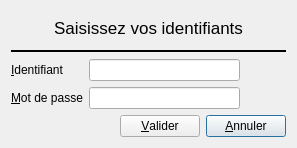
<?xml version="1.0" encoding="UTF-8"?>
<ui version="4.0">
 <class>C_Dlg_Login</class>
 <widget class="QDialog" name="C_Dlg_Login">
  <property name="geometry">
   <rect>
    <x>0</x>
    <y>0</y>
    <width>297</width>
    <height>148</height>
   </rect>
  </property>
  <property name="windowTitle">
   <string>Saisie des identifiants</string>
  </property>
  <layout class="QGridLayout" name="gridLayout_7">
   <item row="0" column="0">
    <widget class="QLabel" name="label_LoginTitle">
     <property name="font">
      <font>
       <pointsize>13</pointsize>
      </font>
     </property>
     <property name="text">
      <string>Saisissez vos identifiants</string>
     </property>
     <property name="alignment">
      <set>Qt::AlignCenter</set>
     </property>
    </widget>
   </item>
   <item row="1" column="0">
    <widget class="Line" name="line">
     <property name="frameShadow">
      <enum>QFrame::Plain</enum>
     </property>
     <property name="lineWidth">
      <number>2</number>
     </property>
     <property name="orientation">
      <enum>Qt::Horizontal</enum>
     </property>
    </widget>
   </item>
   <item row="2" column="0">
    <layout class="QGridLayout" name="gridLayout_4">
     <item row="0" column="0">
      <layout class="QGridLayout" name="gridLayout_3">
       <item row="0" column="0">
        <widget class="QLabel" name="label">
         <property name="text">
          <string>&amp;Identifiant </string>
         </property>
         <property name="buddy">
          <cstring>lineEdit_Login</cstring>
         </property>
        </widget>
       </item>
       <item row="1" column="0">
        <widget class="QLabel" name="label_2">
         <property name="text">
          <string>&amp;Mot de passe</string>
         </property>
         <property name="buddy">
          <cstring>lineEdit_Password</cstring>
         </property>
        </widget>
       </item>
      </layout>
     </item>
     <item row="0" column="1">
      <layout class="QGridLayout" name="gridLayout">
       <item row="0" column="0">
        <widget class="QLineEdit" name="lineEdit_Login">
         <property name="toolTip">
          <string>Saisie de l'identifiant</string>
         </property>
        </widget>
       </item>
       <item row="1" column="0">
        <widget class="QLineEdit" name="lineEdit_Password">
         <property name="toolTip">
          <string>Saisie du mot de passe</string>
         </property>
        </widget>
       </item>
      </layout>
     </item>
     <item row="0" column="2">
      <layout class="QGridLayout" name="gridLayout_2">
       <item row="0" column="0">
        <widget class="QPushButton" name="pushButton_LoginHideShow">
         <property name="toolTip">
          <string>Changer la visibilité du champ de saisie (aveugle / visible)</string>
         </property>
         <property name="text">
          <string/>
         </property>
         <property name="shortcut">
          <string>Alt+L</string>
         </property>
         <property name="flat">
          <bool>true</bool>
         </property>
        </widget>
       </item>
       <item row="1" column="0">
        <widget class="QPushButton" name="pushButton_PasswordHideShow">
         <property name="toolTip">
          <string>Changer la visibilité du champ de saisie (aveugle / visible)</string>
         </property>
         <property name="text">
          <string/>
         </property>
         <property name="shortcut">
          <string>Alt+P</string>
         </property>
         <property name="flat">
          <bool>true</bool>
         </property>
        </widget>
       </item>
      </layout>
     </item>
    </layout>
   </item>
   <item row="3" column="0">
    <layout class="QGridLayout" name="gridLayout_6">
     <item row="0" column="0">
      <spacer name="horizontalSpacer">
       <property name="orientation">
        <enum>Qt::Horizontal</enum>
       </property>
       <property name="sizeHint" stdset="0">
        <size>
         <width>148</width>
         <height>20</height>
        </size>
       </property>
      </spacer>
     </item>
     <item row="0" column="1">
      <layout class="QGridLayout" name="gridLayout_5">
       <item row="0" column="0">
        <widget class="QPushButton" name="pushButton_LoginOk">
         <property name="text">
          <string>&amp;Valider</string>
         </property>
        </widget>
       </item>
       <item row="0" column="1">
        <widget class="QPushButton" name="pushButton_LoginCancel">
         <property name="text">
          <string>&amp;Annuler</string>
         </property>
         <property name="default">
          <bool>true</bool>
         </property>
        </widget>
       </item>
      </layout>
     </item>
    </layout>
   </item>
  </layout>
 </widget>
 <resources/>
 <connections/>
</ui>
